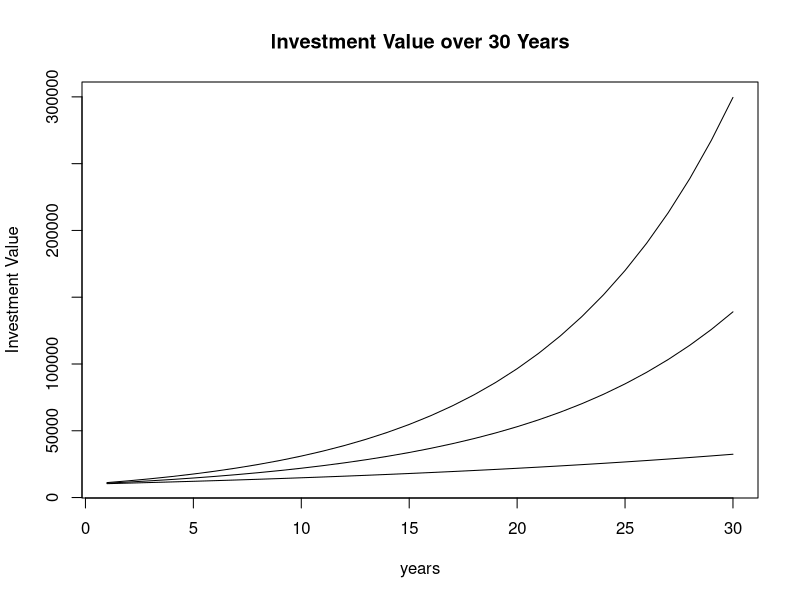

Write the R code that produced this figure.
## ---- chunk 1
knitr::opts_chunk$set(echo = FALSE)
## ---- chunk 2
    returnVars <- data.frame(c(.10, .12, .15),
                             c(.02, .07, .09),
                             c(.01, .04, .05))
    
    colnames(returnVars) <- c('Stocks', 'Bonds', 'Savings')
    rownames(returnVars) <- c('Worst', 'Avg', 'Best')
    returnVars
## ---- chunk 3
    riskInput = 0
    
    currStart <- 10000
    
    returnVars <- data.frame(c(.10, .12, .15),
                             c(.02, .07, .09),
                             c(.01, .04, .05))
    
    colnames(returnVars) <- c('stock', 'bond', 'saving')
    rownames(returnVars) <- c('low', 'mid', 'high')
    
    investmentMix <- data.frame(c(0,1,2,3,4,5,6,7,8,9,10),
                                c(0,0,0,0.05,0.2,0.35,0.4,0.55,0.7,0.85,1),
                                c(0,0.15,0.3,0.4,0.4,0.3,0.4,0.4,0.3,0.15,0),
                                c(1,0.85,0.7,0.55,0.4,0.35,0.2,0.05,0,0,0))
    
    names(investmentMix) <- c('Risk','Stock','Bond','Savings')
    
    
    dfTest <- data.frame(matrix(ncol = 3, nrow = 0))
    
    for (i in 1:30) {
        dfTest <- rbind(dfTest, (1+returnVars[2,])^i)
    }
    
    mixAmounts <- subset(investmentMix, Risk == riskInput)
    
    mixAmounts <- currStart * mixAmounts[,2:4]
    histValues <- data.frame(mapply(`*`,dfTest,mixAmounts))
    
    low_risk_totals <- rowSums(histValues)
    
    riskInput = 5
    
    mixAmounts <- subset(investmentMix, Risk == riskInput)
    
    mixAmounts <- currStart * mixAmounts[,2:4]
    histValues <- data.frame(mapply(`*`,dfTest,mixAmounts))
    
    mid_risk_totals <- rowSums(histValues)
    
    riskInput = 10
    
    mixAmounts <- subset(investmentMix, Risk == riskInput)
    
    mixAmounts <- currStart * mixAmounts[,2:4]
    histValues <- data.frame(mapply(`*`,dfTest,mixAmounts))
    
    high_risk_totals <- rowSums(histValues)
        
    plot(high_risk_totals, type = 'l', xlab = 'years', ylab = 'Investment Value', main = 'Investment Value over 30 Years')
    lines(low_risk_totals)
    lines(mid_risk_totals)
    
    
   
